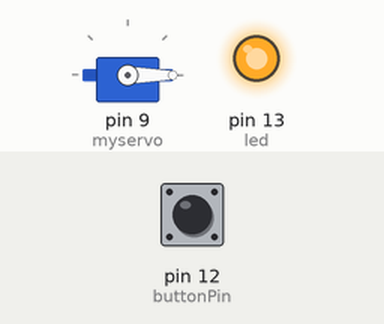
This sketch was run on a simulated Arduino Uno, built with avr-gcc and run on an emulated ATmega328P. On the bench: servo, output pins drawn as LEDs (lit = HIGH). The inputs (shaded band) are chosen by the test bench; at power-on: pin 12 (buttonPin) LOW.

Above: at 1.2 s.
1.3 s: pin 12 (buttonPin) pulled HIGH for 0.15 s
At 2.3 s:
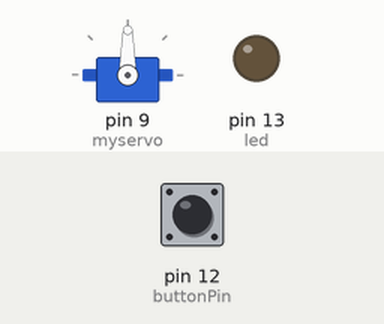
2.9 s: pin 12 (buttonPin) pulled HIGH for 1 s
At 3.5 s:
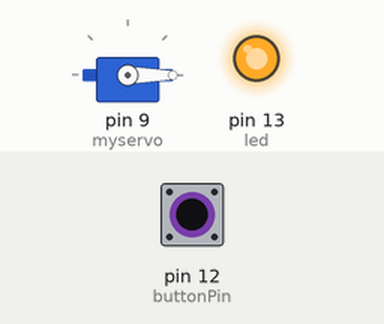
5.4 s: pin 12 (buttonPin) pulled HIGH for 3.2 s
At 6.7 s:
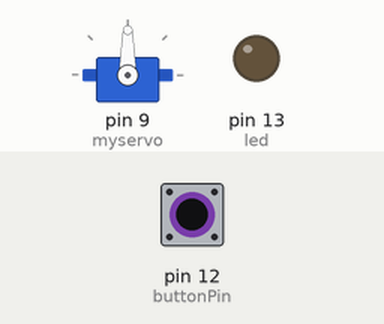
Timing chart, 0 to 8.4 s (numbered marks = the images above; inputs shaded):
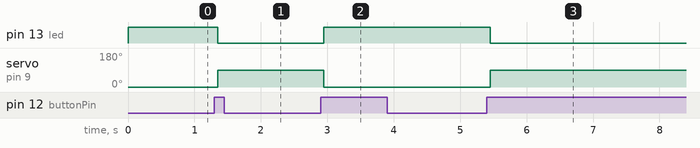

The sketch:

Megane_Code.ino
```cpp
#include <Servo.h>

const int buttonPin = 12;    // the number of the pushbutton pin
Servo myservo;

int ledState = HIGH;         // the current state of the output pin
int buttonState;             // the current reading from the input pin
int lastButtonState = LOW;   // the previous reading from the input pin
int led = 13;
// the following variables are unsigned longs because the time, measured in
// milliseconds, will quickly become a bigger number than can be stored in an int.
unsigned long lastDebounceTime = 0;  // the last time the output pin was toggled
unsigned long debounceDelay = 50;    // the debounce time; increase if the output flickers

void setup() {
  pinMode(buttonPin, INPUT);
  pinMode(led, OUTPUT);

  //Serial.begin(9600);
  myservo.attach(9);  // attaches the servo on pin 9 to the servo object
}

void loop() {
  // read the state of the switch into a local variable:
  int reading = digitalRead(buttonPin);
  if (reading != lastButtonState) {
    lastDebounceTime = millis();
  }

  if ((millis() - lastDebounceTime) > debounceDelay) {
    if (reading != buttonState) {
      buttonState = reading;
      if (buttonState == HIGH) {
        ledState = !ledState;
      }
    }
  }

  if(ledState){myservo.write(0); digitalWrite(led, HIGH);}
  else{myservo.write(90); digitalWrite(led, LOW);}
    //Serial.println(ledState);
  lastButtonState = reading;
}
```

Measured:
- after the input at 1.3 s, pin 13 (led): HIGH → LOW after 0.05 s; servo on pin 9 (myservo): 0° → 90° after 0.05 s
- after the input at 2.9 s, pin 13 (led): LOW → HIGH after 0.05 s; servo on pin 9 (myservo): 90° → 0° after 0.05 s
- after the input at 5.4 s, pin 13 (led): HIGH → LOW after 0.05 s; servo on pin 9 (myservo): 0° → 90° after 0.05 s
